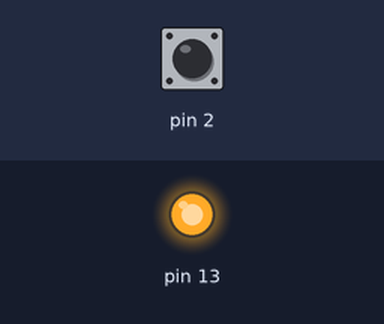
Bench run of a sketch on a simulated Arduino Uno, built with avr-gcc and run on an emulated ATmega328P. On the bench: output pins drawn as LEDs (lit = HIGH). Inputs (shaded band) come from the test bench; at power-on: pin 2 HIGH.

Above: at 1.2 s.
1.3 s: pin 2 pulled LOW for 0.15 s
At 1.37 s:
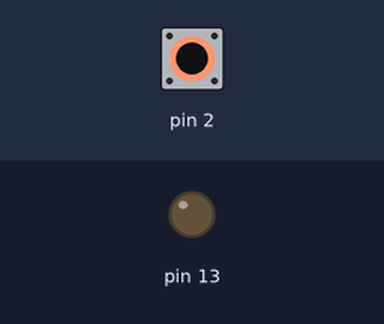
2.9 s: pin 2 pulled LOW for 3.2 s
At 7.2 s:
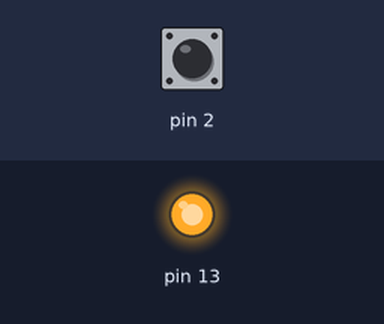
Timing chart, 0 to 8.7 s (numbered marks = the images above; inputs shaded):
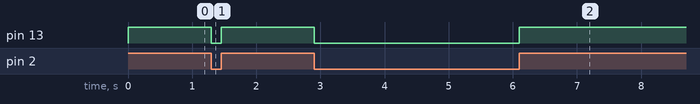

The sketch:

dz1.ino
```cpp
int buttonState = 0;

void setup()
{
  pinMode(2, INPUT_PULLUP);

  pinMode(13, OUTPUT);
}

void loop()
{
  buttonState = digitalRead(2);

  if(buttonState)
  {
    digitalWrite(13, HIGH);
  }
  else
  {
    digitalWrite(13, LOW);
  }
}
```

Measured:
- after the input at 1.3 s, pin 13: HIGH → LOW at once, → HIGH 0.15 s later
- after the input at 2.9 s, pin 13: HIGH → LOW at once, → HIGH 3.2 s later
